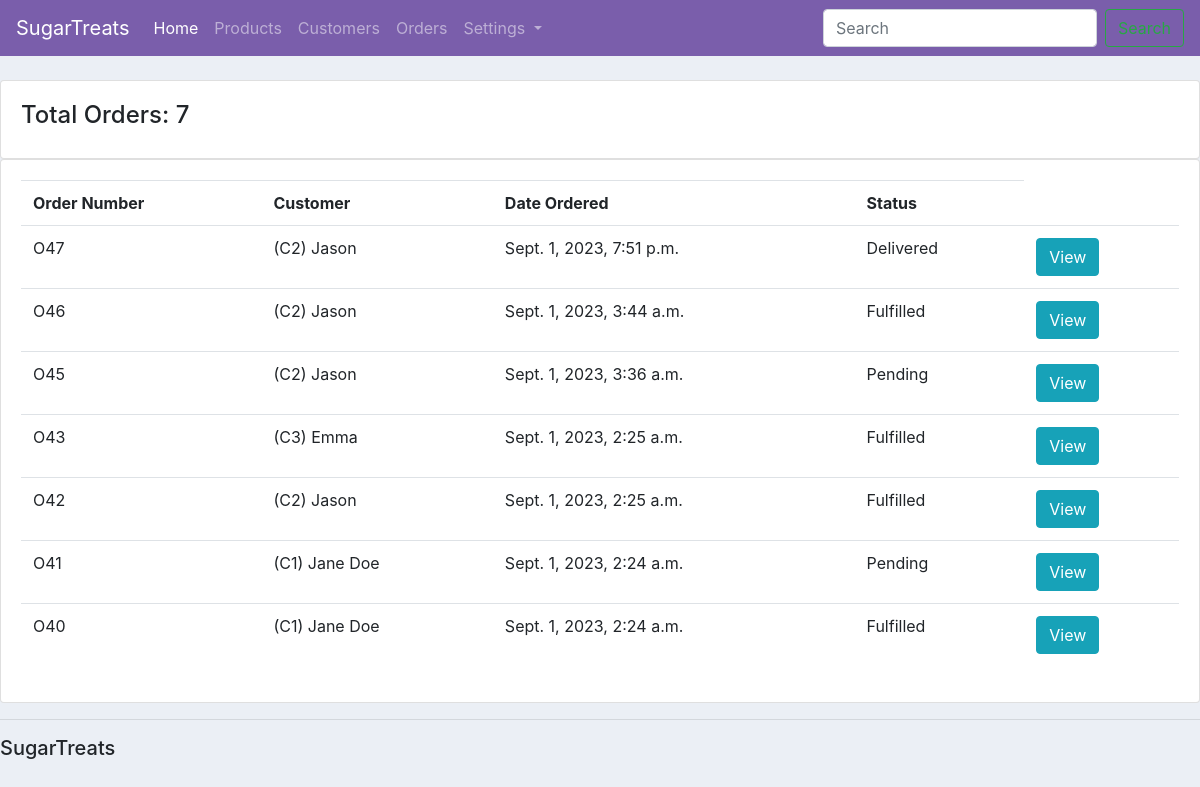
/orders/, run on an earlier commit of the app's database.
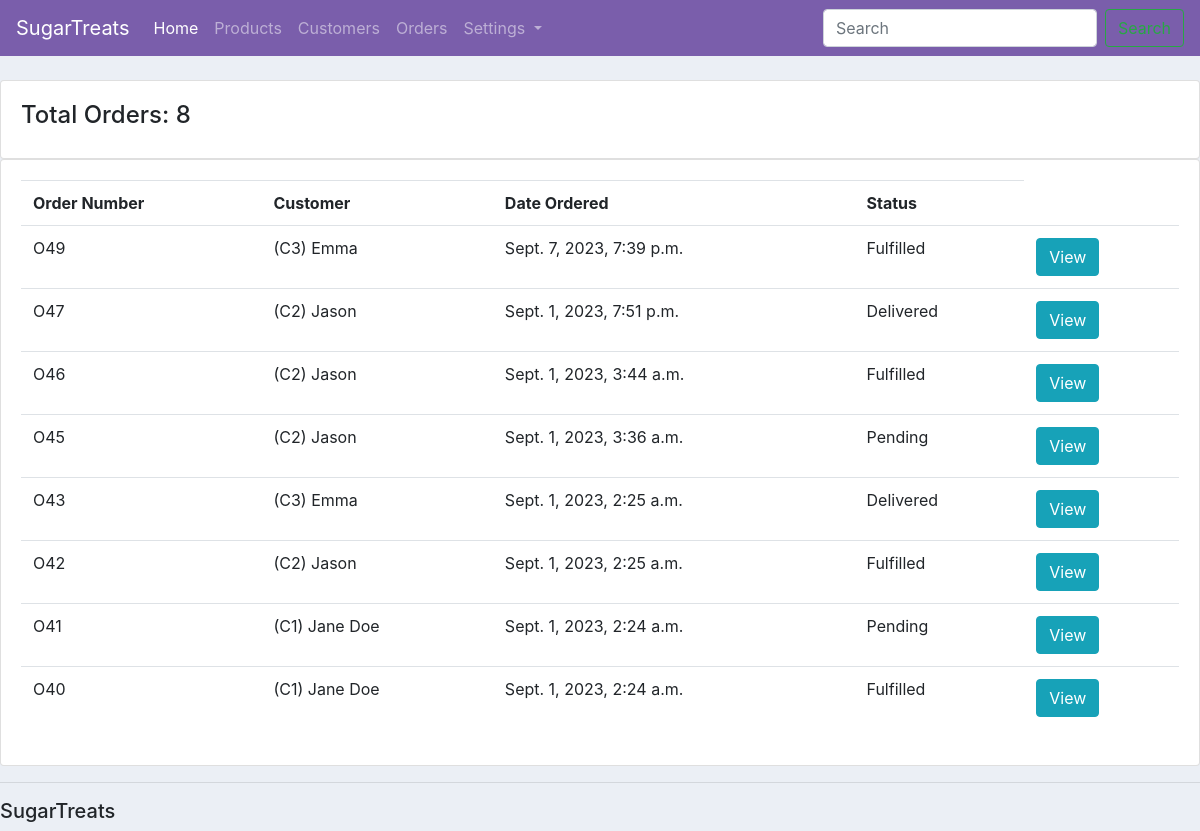
And on a later commit of the database.
### ecomm/models.py (models this page shows, shortened)
class Order(models.Model):
    STATUS = (
        ("Pending", "Pending"),
        ("Fulfilled", "Fulfilled"),
        ("Delivered","Delivered"),
    )
    customer = models.ForeignKey(Customer, null = True, on_delete = models.SET_NULL, related_name = 'orders')
    order_items = models.ManyToManyField("OrderItem", related_name = 'orders') #every Order has many order_items
    note = models.TextField(max_length= 300, null = True, blank = True)
    date_created=models.DateTimeField(auto_now_add=True, null=True)
    status = models.CharField(max_length = 200, null = True, choices = STATUS)

class Customer(models.Model):
    name = models.CharField(max_length=200, null=True)
    email = models.EmailField(null=True)
    phone = models.CharField(max_length=200, null=True)
    date_created = models.DateTimeField(auto_now_add=True, null=True)
    def __str__(self):
        result = "(C" + str(self.id) + ") " + str(self.name) #adding str infront of self.name because name could be null which could give error
        return result

### ecomm/views.py (the view)
# urls.py: path("orders/", views.orders, name = "orders"),
def orders(request):
    orders = Order.objects.all().order_by(
        "-date_created", "customer"
    )  # the minus means we are ordering by reverse of date_created, so last order first
    context = {"orders": orders}
    return render(request, "ecomm/orders.html", context)

### ecomm/templates/ecomm/orders.html
{% extends "ecomm/main.html" %}
{% block content %}
<br>
<div class = "row">
    <div class ="col-md">
        <div class = "card card-body">
            <h4>Total Orders: {{orders.count}} </h4>
        </div>
        <div class = "card card-body">
            <table class = "table">
                <tr>
                    <th>Order Number</th>
                    <th>Customer</th>
                    <th>Date Ordered</th>
                    <th>Status</th>
                </tr>
                {% for order in orders %}
                    <tr>
                        <td>O{{order.id}}</td>
                        <td>{{order.customer}}</td>
                        <td>{{order.date_created}}</td>
                        <td>{{order.status}}</td>
                        <td><a class = "btn btn-small btn-info" href="{% url 'profile' order.customer.id %}">View</a></td>
                    </tr>
                {% endfor %}
            </table>
        </div>
    </div>
</div>
{% endblock content %}

What changed in the data, as far as the page shows it:
added Order: id "49", customer "(C3) Emma", date_created "Sept. 7, 2023, 7:39 p.m.", status "Fulfilled"
changed Order id 43: status "Fulfilled" → "Delivered"
Also different on the page:
{{ orders.count }}: "7" → "8"
